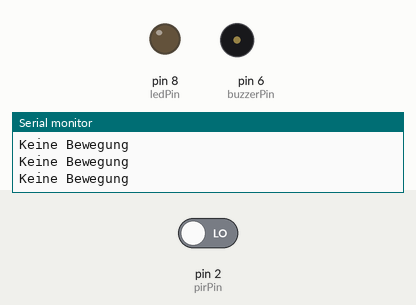
The sketch below on a simulated Arduino Uno, built with avr-gcc and run on an emulated ATmega328P. Parts: output pins drawn as LEDs (lit = HIGH), buzzer (waves = sounding), the last lines printed to the serial monitor. The inputs (shaded band) are chosen by the test bench; at power-on: pin 2 (pirPin) LOW.

Above: at 1.2 s.
1.3 s: pin 2 (pirPin) driven HIGH
At 2.5 s:
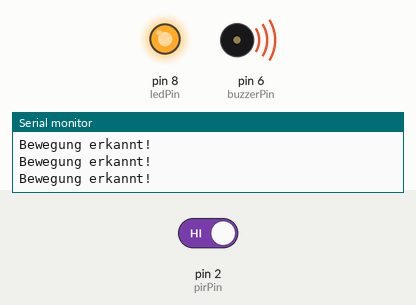
2.8 s: pin 2 (pirPin) driven LOW
At 3.8 s:
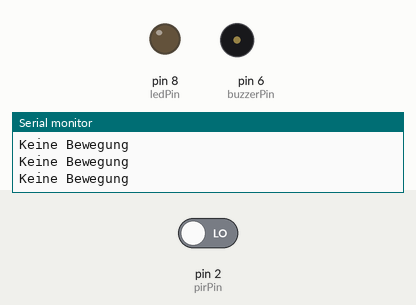
Timing chart, 0 to 5.8 s (numbered marks = the images above; inputs shaded):
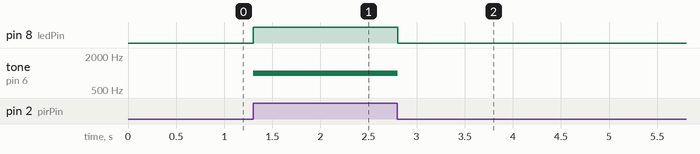

Measured:
- after the input at 1.3 s, pin 8 (ledPin): LOW → HIGH at once; tone on pin 6 (buzzerPin): silent → 1000 Hz at once
- after the input at 2.8 s, pin 8 (ledPin): HIGH → LOW at once; tone on pin 6 (buzzerPin): 1000 Hz → silent at once

The sketch:

PIR-Bewegungsalarm.ino
```cpp
#define pirPin 2
#define ledPin 8
#define buzzerPin 6

void setup() {
  Serial.begin(9600);
  pinMode(pirPin, INPUT);
  pinMode(ledPin, OUTPUT);
}

void loop() {
  int motion = digitalRead(pirPin);

  if (motion == HIGH) {
    digitalWrite(ledPin, HIGH);
    tone(buzzerPin, 1000);
    Serial.println("Bewegung erkannt!");
  } else {
    digitalWrite(ledPin, LOW);
    noTone(buzzerPin);
    Serial.println("Keine Bewegung");
  }
  delay(100);
}
```
